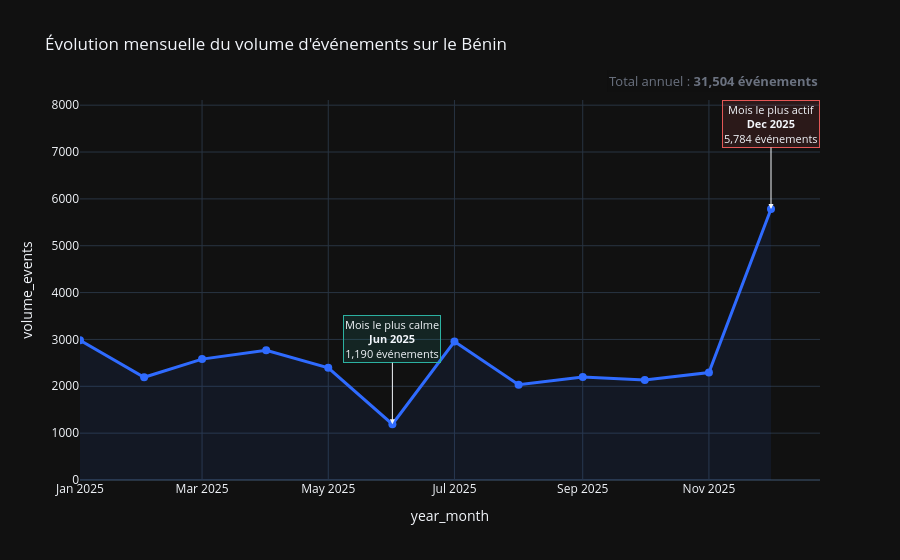

Notebook code cell kept with this figure:
### Code cell
# Réinitialisons les annotations pour éviter les doublons à chaque ré-exécution
fig_events.layout.annotations = []

# Ajoutons les annotations pour le mois le plus actif et le mois le plus calme
fig_events.add_annotation(
    x=df_events_volume.loc[idx_max, "year_month"],
    y=val_max,
    text=f"Mois le plus actif<br><b>{mois_max}</b><br>{val_max:,} événements",
    showarrow=True, arrowhead=2, ax=0, ay=-85,
    bgcolor="rgba(228,87,86,0.12)", bordercolor="#E45756", borderwidth=1,
    font=dict(size=11)
)

fig_events.add_annotation(
    x=df_events_volume.loc[idx_min, "year_month"],
    y=val_min,
    text=f"Mois le plus calme<br><b>{mois_min}</b><br>{val_min:,} événements",
    showarrow=True, arrowhead=2, ax=0, ay=-85,
    bgcolor="rgba(44,177,161,0.12)", bordercolor="#2CB1A1", borderwidth=1,
    font=dict(size=11)
)

# Affichons le total global comme sous-titre intégré dans le graphique
fig_events.add_annotation(
    text=f"Total annuel : <b>{df_events_volume['volume_events'].sum():,} événements</b>",
    xref="paper", yref="paper",
    x=1.0, y=1.08, xanchor="right", showarrow=False,
    font=dict(size=13, color="#6B7280"),
    bgcolor="rgba(0,0,0,0.04)", bordercolor="rgba(0,0,0,0.08)", borderwidth=1
)

fig_events.show()

### Figure 1 — Plotly figure (JSON) as saved in the notebook; plotly's stock layout.template omitted (floating-point values rounded to 4 significant figures)
{"data": [{"fill": "tozeroy", "fillcolor": "rgba(47,107,255,0.08)", "hovertemplate": "<b>%{x|%b %Y}</b><br>Événements : %{y:,}<extra></extra>", "legendgroup": "", "line": {"color": "#2F6BFF", "dash": "solid", "width": 3}, "marker": {"color": "#2F6BFF", "size": 8, "symbol": "circle"}, "mode": "lines+markers", "name": "", "orientation": "v", "showlegend": false, "type": "scatter", "x": ["2025-01-01T00:00:00", "2025-02-01T00:00:00", "2025-03-01T00:00:00", "2025-04-01T00:00:00", "2025-05-01T00:00:00", "2025-06-01T00:00:00", "2025-07-01T00:00:00", "2025-08-01T00:00:00", "2025-09-01T00:00:00", "2025-10-01T00:00:00", "2025-11-01T00:00:00", "2025-12-01T00:00:00"], "xaxis": "x", "y": [2981, 2193, 2580, 2769, 2394, 1190, 2955, 2035, 2196, 2134, 2293, 5784], "yaxis": "y"}], "layout": {"annotations": [{"arrowhead": 2, "ax": 0, "ay": -85, "bgcolor": "rgba(228,87,86,0.12)", "bordercolor": "#E45756", "borderwidth": 1, "font": {"size": 11}, "showarrow": true, "text": "Mois le plus actif<br><b>Dec 2025</b><br>5,784 événements", "x": "2025-12-01T00:00:00", "y": 5784}, {"arrowhead": 2, "ax": 0, "ay": -85, "bgcolor": "rgba(44,177,161,0.12)", "bordercolor": "#2CB1A1", "borderwidth": 1, "font": {"size": 11}, "showarrow": true, "text": "Mois le plus calme<br><b>Jun 2025</b><br>1,190 événements", "x": "2025-06-01T00:00:00", "y": 1190}, {"bgcolor": "rgba(0,0,0,0.04)", "bordercolor": "rgba(0,0,0,0.08)", "borderwidth": 1, "font": {"color": "#6B7280", "size": 13}, "showarrow": false, "text": "Total annuel : <b>31,504 événements</b>", "x": 1, "xanchor": "right", "xref": "paper", "y": 1.08, "yref": "paper"}], "legend": {"tracegroupgap": 0}, "title": {"text": "Évolution mensuelle du volume d'événements sur le Bénin"}, "xaxis": {"anchor": "y", "domain": [0, 1], "title": {"text": "year_month"}}, "yaxis": {"anchor": "x", "domain": [0, 1], "title": {"text": "volume_events"}}}}
